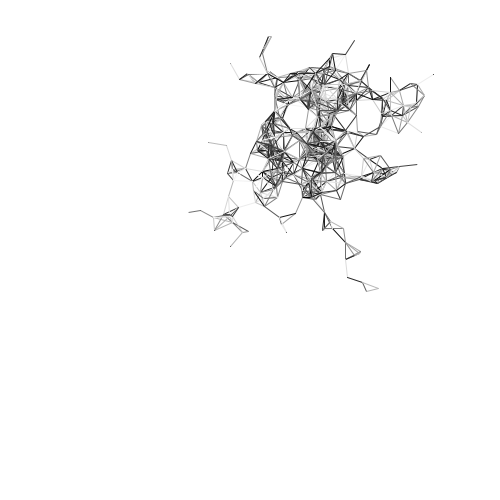
Frame 1 (no input)
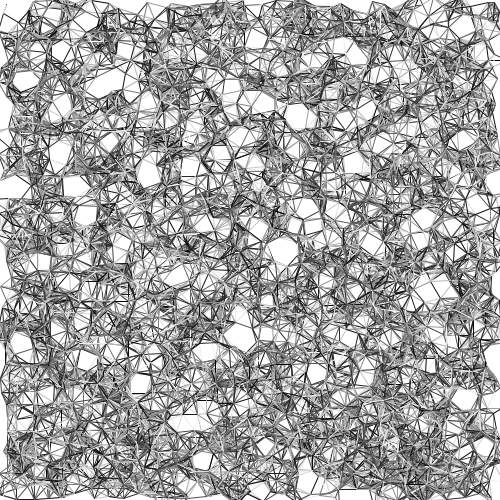
Frame 60 (the mouse pressed at the canvas centre just before this capture)
Frame 120 (the mouse held since frame 60 and released just before this capture): identical to frame 60, image omitted

The Processing sketch that drew these frames (run headless with seeded random() and noise(); from frame 60 on, the mouse is pressed at the canvas centre):

// Processing sketch: processing_169624
// ── processing_169624.pde

//import processing.pdf.*;

//Constructing an array

//Assigning different values to new Cell 
//the cells' density is changed
Cell[] myCells = new Cell[4000];                      //array syntax   datatype[] var


void setup() {
   background(255);
  size(500, 500);
  for (int i = 0; i < myCells.length; i ++) {
    myCells[i] = new Cell();                        //array syntax var[element] = value     
  }   
//beginRecord(PDF, "Patternvector3e.pdf");  
}


void draw() {
  //beginRaw(PDF, "pattern1.pdf");
  for (int i=0; i< myCells.length; i++) {
   //myCells[i].display();
    myCells[i].update();
  }
  
  myCells[0].isseed = true;               
 
  for (int i=0; i<myCells.length; i++) {
    if(myCells[i].isseed == false){
      for(int j=0; j<myCells.length;j++){
        if(myCells[j].isseed == true){
          float d;
          d = PVector.dist(myCells[i].location, myCells[j].location);
            if(d < 20){                                
              myCells[i].isseed = true;
          
               stroke(random(0, 255));
               strokeWeight(1); 
          
              line(myCells[i].location.x, myCells[i].location.y, myCells[j].location.x, myCells[j].location.y);
              
            }
          }
        }
      }
    }
//endRaw();
  }

//void keyPressed(){
  //if(key=='e'){
    //endRecord();
 // }
//}




class Cell{
  
  PVector location = new PVector();
  PVector velocity = new PVector();
  float dia;
  boolean isseed;
  float cellred, cellgreen, cellblue;
  float lineweight;
   
  
  Cell(){
  
    location = new PVector(random(500), random(500));
    dia = 5;
    isseed = false;
    cellred = 255;
    cellgreen = 255;
    cellblue = 255;
    lineweight = 0.1;
  }
  
  void display(){
    stroke(lineweight);
    if(isseed == true){
      fill(255,0,0);
    }
    if(isseed == false){
    fill(cellred,cellgreen,cellblue);
    }
    ellipse(location.x, location.y, dia,dia);
  }
  void update(){
    if(isseed == false){
    velocity = new PVector(random(-5,5),random(-5,5));
    location.add(velocity);
    }
    
  }
}


  
  
    
  
